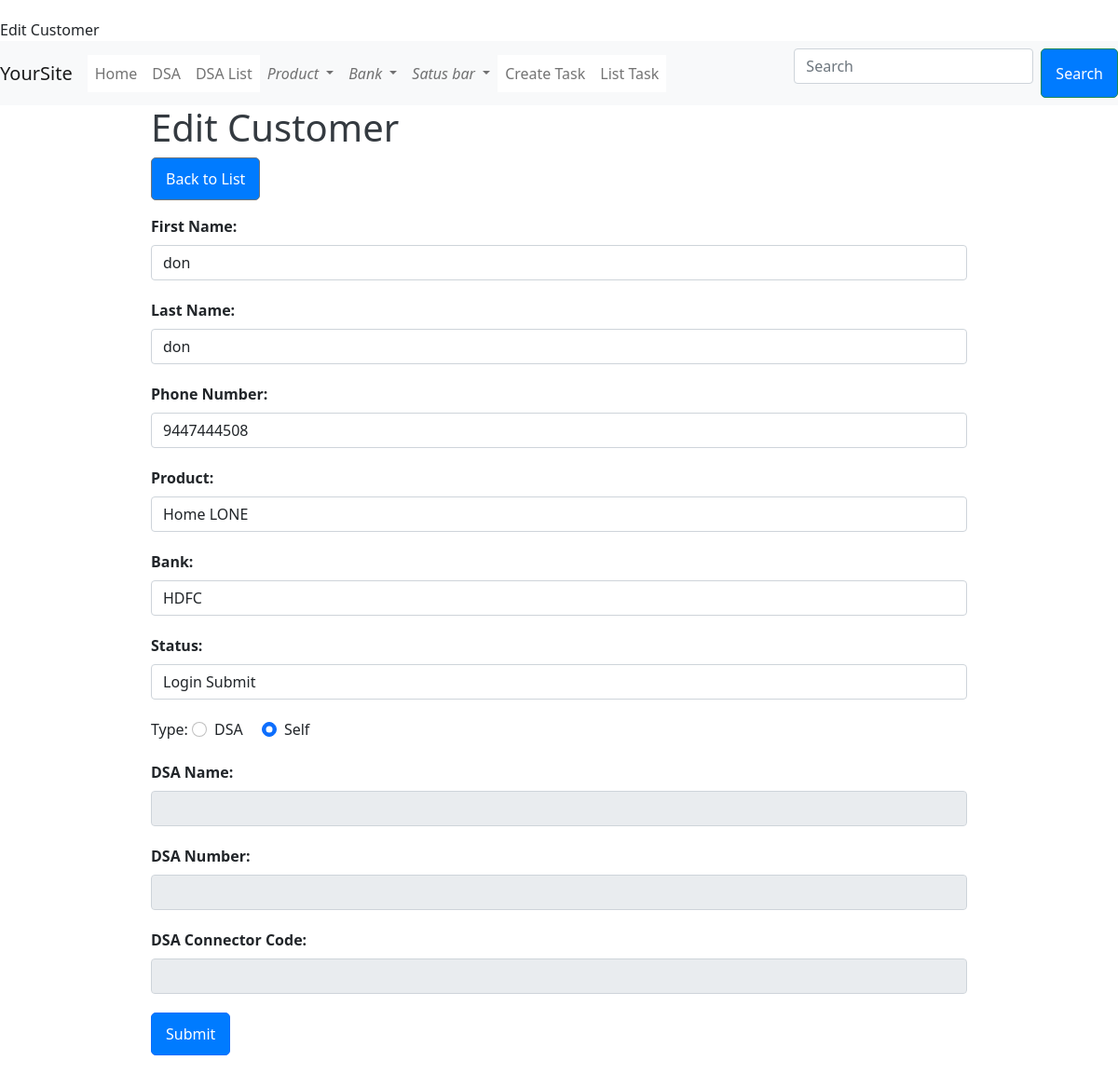
The page /customers/edit/3 on the database its author committed.
### profiles/models.py (models this page shows, shortened)
class Customer(models.Model):
    f_name = models.CharField(max_length=50)
    l_name = models.CharField(max_length=50)
    phone_num = models.IntegerField()
    product = models.CharField(choices=PRODUCT_CHOICE, max_length=20)
    bank = models.CharField(choices=BANK_CHOICE, max_length=20)
    status = models.CharField(choices=STATUS_CHOICES, max_length=20)
    type = models.CharField(choices=TYPE_CHOICES, max_length=4)
    dsa = models.ForeignKey(DSA, on_delete=models.SET_NULL, null=True, blank=True)
    created_date = models.DateField(auto_now_add=True)

### profiles/views.py (the view, shortened to what this page needs)
# urls.py: path('customers/edit/<int:pk>', views.edit_customer, name='edit'),
def edit_customer(request, pk):
    customer = get_object_or_404(Customer, pk=pk)
    context = {
        'customer': customer,
        'bank_choices': BANK_CHOICE,
        'product_choices': PRODUCT_CHOICE,
        'status_choices': STATUS_CHOICES,
        'type_choices': TYPE_CHOICES,
    }
    return render(request, 'edit.html', context)

### templates/edit.html (shortened to what this page needs)
{% extends "base.html" %}
{% block content %}
<h1>Edit Customer</h1>
<form method="post" action="{% url 'edit' customer.pk %}">
    <a href="{% url 'list' %}" class="btn btn-secondary mb-3">Back to List</a>
    <div class="form-group">
        <label for="f_name" class="form-label">First Name:</label>
        <input type="text" id="f_name" name="f_name" class="form-control" value="{{ customer.f_name }}" required>
    </div>
    <div class="form-group">
        <label for="l_name" class="form-label">Last Name:</label>
        <input type="text" id="l_name" name="l_name" class="form-control" value="{{ customer.l_name }}" required>
    </div>
    <div class="form-group">
        <label for="phone_num" class="form-label">Phone Number:</label>
        <input type="text" id="phone_num" name="phone_num" class="form-control" value="{{ customer.phone_num }}" required>
    </div>
    <div class="form-group">
        <label for="product" class="form-label">Product:</label>
        <select id="product" name="product" class="form-control" required>
            {% for code, name in product_choices %}
                <option value="{{ code }}" {% if customer.product == code %}selected{% endif %}>{{ name }}</option>
            {% endfor %}
        </select>
    </div>
    <div class="form-group">
        <label for="bank" class="form-label">Bank:</label>
        <select id="bank" name="bank" class="form-control" required>
            {% for code, name in bank_choices %}
                <option value="{{ code }}" {% if customer.bank == code %}selected{% endif %}>{{ name }}</option>
            {% endfor %}
        </select>
    </div>
    <div class="form-group">
        <label for="status" class="form-label">Status:</label>
        <select id="status" name="status" class="form-control" required>
            {% for code, name in status_choices %}
                <option value="{{ code }}" {% if customer.status == code %}selected{% endif %}>{{ name }}</option>
            {% endfor %}
        </select>
    </div>
    <div class="form-group">
        <label>Type:</label>
        {% for code, name in type_choices %}
            <div class="form-check form-check-inline">
                <input type="radio" id="type_{{ code }}" name="type" class="form-check-input" value="{{ code }}" {% if customer.type == code %}checked{% endif %}>
                <label class="form-check-label" for="type_{{ code }}">{{ name }}</label>
            </div>
        {% endfor %}
    </div>
    <div class="form-group">
        <label for="dsa_name" class="form-label">DSA Name:</label>
        <input type="text" id="dsa_name" name="dsa_name" class="form-control dsa-field" value="{{ customer.dsa_name }}" {% if customer.type != 'DSA' %}disabled{% endif %}>
    </div>
    <div class="form-group">
        <label for="dsa_number" class="form-label">DSA Number:</label>
        <input type="text" id="dsa_number" name="dsa_number" class="form-control dsa-field" value="{{ customer.dsa_number }}" {% if customer.type != 'DSA' %}disabled{% endif %}>
    </div>
    <div class="form-group">
        <label for="dsa_connector_code" class="form-label">DSA Connector Code:</label>
        <input type="text" id="dsa_connector_code" name="dsa_connector_code" class="form-control dsa-field" value="{{ customer.dsa_connector_code }}" {% if customer.type != 'DSA' %}disabled{% endif %}>
    </div>
    <button type="submit" class="btn btn-primary">Submit</button>
</form>
{% endblock %}

### templates/base.html (style rules this page uses)
body { padding-top: 20px; padding-bottom: 20px; }
h1 { color: #343a40; }
a { text-decoration: none; }
.btn { background-color: #007bff; color: #fff; padding: 10px 15px; border-radius: 5px; text-align: center; }
.non-active { background-color: #f0f0f0; color: #a0a0a0; }
.form-label { font-weight: bold; }
.form-control { margin-bottom: 15px; }
.form-group { margin-bottom: 20px; }

### rows shown on the page
Customer: f_name "don", l_name "don", phone_num "9447444508", product "Home LONE", bank "HDFC", status "Login Submit", type "☐ DSA" "☑ Self"

### other values the page prints
{{ name }} "DSA" "Self"
